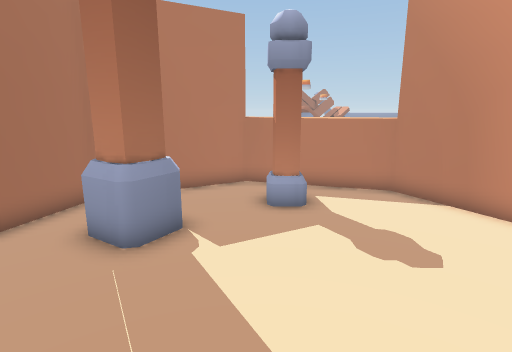
[1] (above)

13 first-person views from a walk through a Unity game level. The camera is 1.4 m above the floor, tilts 12° down and sees 80° across. The floor is counted in squares, 0.5 m on a side. Each view is taken from the middle of a square. On the plan, view 1 faces up. The plan holds only what a view shows up to about 20 squares ahead; the rest is blank. The place goes on beyond the plan. Some animated figures are not drawn.

[2]
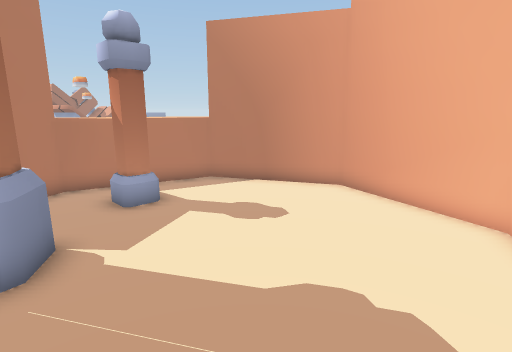

[3]
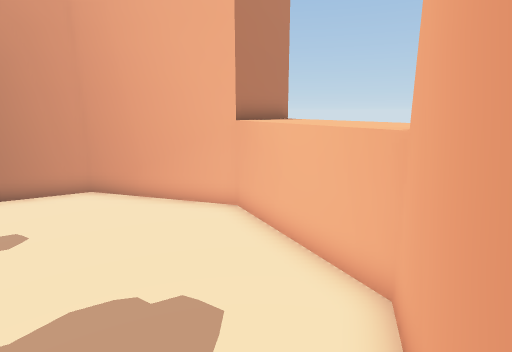

[4]
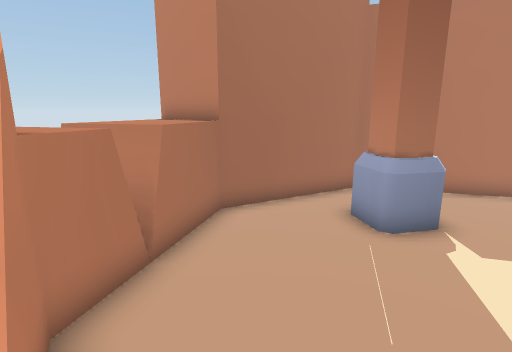

[5]
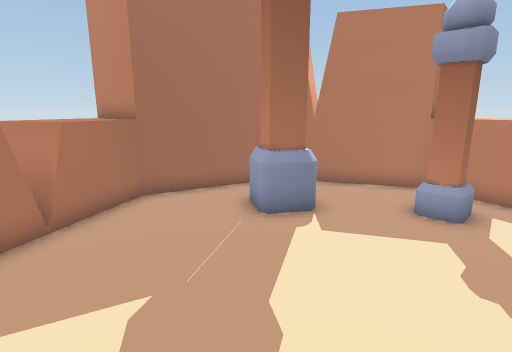

[6]
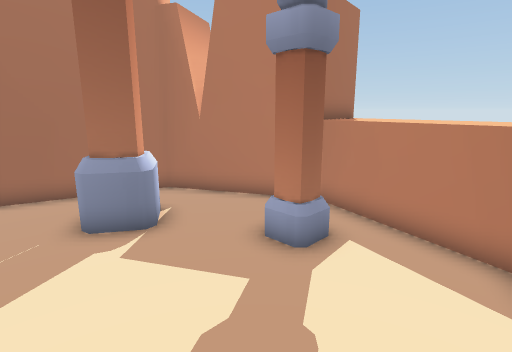

[7]
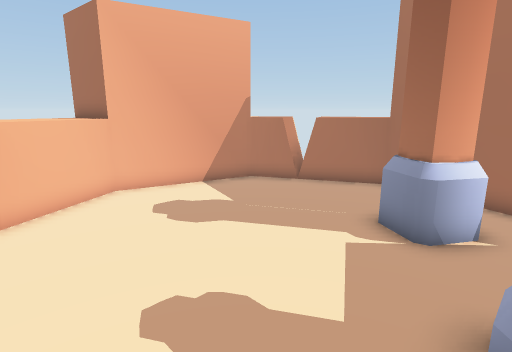

[8]
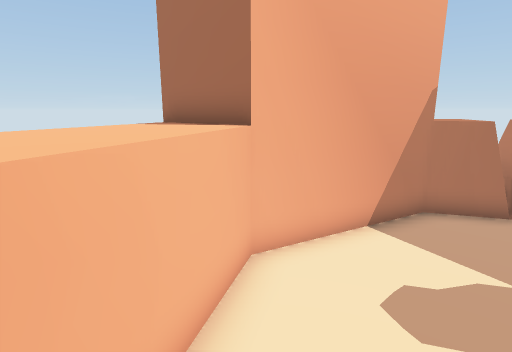

[9]
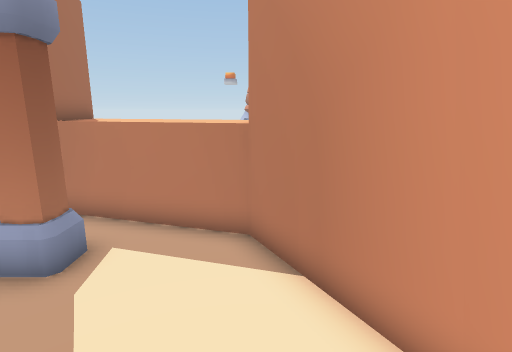

[10]
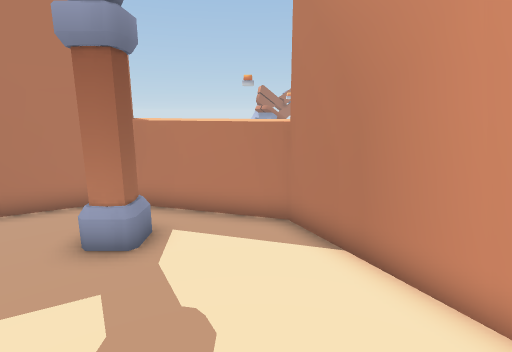

[11]
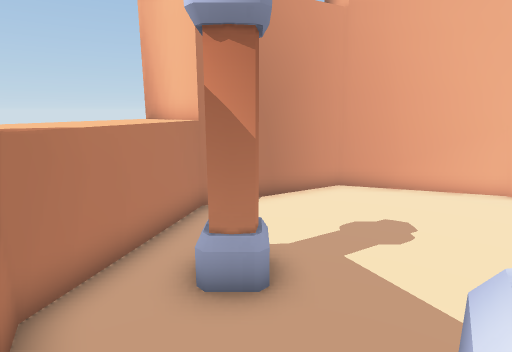

[12]
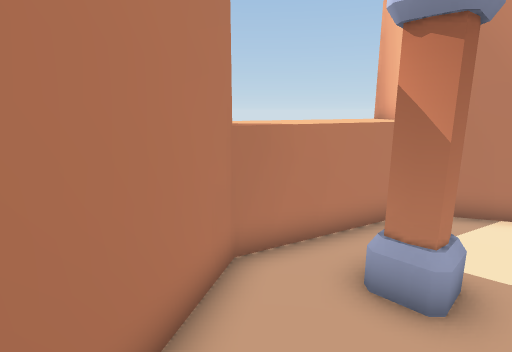

[13]
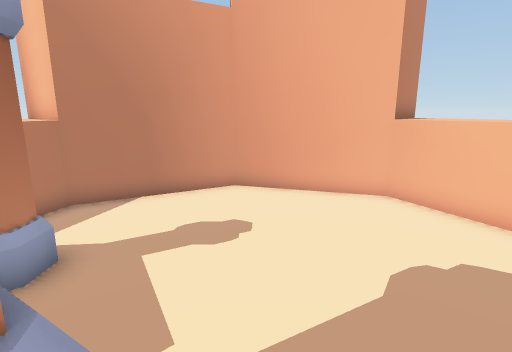

### Floor plan
Key: @ floor where view 1 was taken; # wall or solid block; . floor; = window, fence, low wall or low ledge; ^ raised ledge; v drop or lower ground; O other object.
Columns run from 9 left of view 1 to 8 right of it. Each row starts with its distance up from view 1.
 14         #^^^^
 13         #^^^^^^^v
 12        ##^^^^^^#
 11     ####....^^##
 10     ##....O...##
  9    ##.....O....#
  8    #..OO.......##
  7    #.OOO........#
  6   ##..OO........##
  5   #.............#
  4 #^^.............#
  3  ^^^............#
  2  ^^^#..........##
  1  ^#=#..........##
  0   #^^#...@....^^#
 -1    ^ ####...^^^^^#
 -2         ###^^^^^
 -3           #^^^^
 -4           #^^

Positions as (right, up) in squares from view 1, and headings:
1: (0, 0), facing up
2: (-3, 0), facing up-right
3: (-3, 0), facing right
4: (0, -1), facing up-left
5: (3, 0), facing up-left
6: (5, 4), facing up-left
7: (5, 9), facing down-left
8: (5, 2), facing down-left
9: (5, 4), facing up
10: (4, 3), facing up
11: (-4, 9), facing right
12: (-4, 8), facing up-right
13: (-4, 5), facing right
